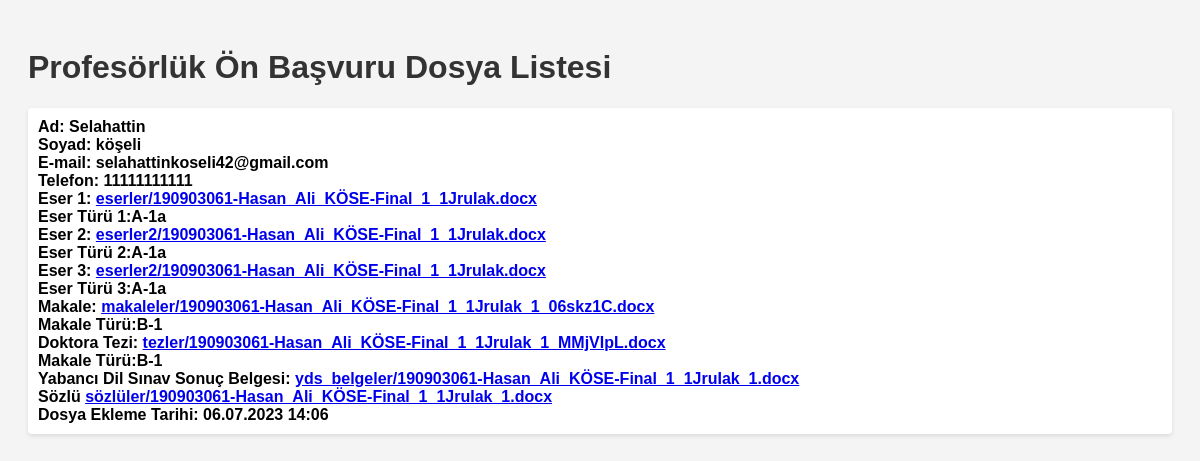
Screenshot of /opfile/opupload/ with the database file from the repository.
### opfile/models.py (models this page shows)
class Application(models.Model):
    CATEGORY_CHOICES1 = [
        ('A-1a', 'A-1a'),
        ('A-1b', 'A-1b'),
        ('A-2a', 'A-2a'),
        ('C-1', 'C-1')
        ]
    CATEGORY_CHOICES2=[
        ('B-1', 'B-1'),
        ('B-2', 'B-2'),
        ('D-1', 'D-1'),
        ('D-2', 'D-2'),
        ('E-1', 'E-1'),
        ('K', 'K'),
        ('L', 'L'),
        ('M', 'M'),
    ]
    ad = models.CharField(max_length=50,verbose_name="Ad")
    soyad = models.CharField(max_length=50,verbose_name="Soyad")
    email= models.EmailField(max_length=50,verbose_name="E-mail")
    telefon =models.CharField(max_length=50,verbose_name="Telefon")
    eser1= models.FileField(upload_to='eserler/',verbose_name="1.eser",default="")
    eser_türü1= models.CharField(max_length=10, choices=CATEGORY_CHOICES1,default="A1-a")
    eser2= models.FileField(upload_to='eserler2/',verbose_name="2.eser",default=" ")
    eser_türü2 = models.CharField(max_length=10, choices=CATEGORY_CHOICES1,default="A2-a")
    eser3 = models.FileField(upload_to='eserler3/',verbose_name="3.eser",default="")
    eser_türü3= models.CharField(max_length=10,choices=CATEGORY_CHOICES1,default="A3-a")
    makale = models.FileField(upload_to='makaleler/',default="")
    makale_türü = models.CharField(max_length=10, choices=CATEGORY_CHOICES2,verbose_name="Makale Türü",default="B-1")
    doktora_tezi = models.FileField(upload_to='tezler/', verbose_name="Doktora Tezi",default="")
    tez_türü = models.CharField(max_length=10, choices=CATEGORY_CHOICES2,verbose_name="Tez Türü",default="B-1")
    yds_belge = models.FileField(upload_to='yds_belgeler/',verbose_name="YDS sınav sonuç belgesi",default="")
    sözlü= models.FileField(upload_to='sözlüler/',verbose_name="Sözlü Sınav",default="")
    upload_date = models.DateTimeField(verbose_name="Yükleme Tarihi", default=timezone.now)

### opfile/views.py (the view)
# urls.py: path('opfile/opupload/',opfile_views.dupload,name="dupload"),
def dupload(request):
    basvurular = Application.objects.all()
    return render(request, 'opupload.html', {'basvurular': basvurular})

### templates/opupload.html (shortened to what this page needs)
<!DOCTYPE html>
<html>
<head>
</head>
<body>
    <h1>Profesörlük Ön Başvuru Dosya Listesi</h1>
    <ul>
        {% for basvuru in basvurular %}
            <li>
                <strong>Ad:</strong> {{ basvuru.ad }}<br>
                <strong>Soyad:</strong> {{ basvuru.soyad }}<br>
                <strong>E-mail:</strong> {{ basvuru.email }}<br>
                <strong>Telefon:</strong> {{ basvuru.telefon }}<br>
                <strong>Eser 1:</strong> <a href="{{ basvuru.eser1.url }}">{{ basvuru.eser1.name }}</a><br>
                <strong>Eser Türü 1:</strong>{{basvuru.eser_türü1 }}<br>
                <strong>Eser 2:</strong> <a href="{{ basvuru.eser2.url }}">{{ basvuru.eser2.name }}</a><br>
                 <strong>Eser Türü 2:</strong>{{basvuru.eser_türü2 }}<br>
                <strong>Eser 3:</strong> <a href="{{ basvuru.eser2.url }}">{{ basvuru.eser2.name }}</a><br>
                 <strong>Eser Türü 3:</strong>{{basvuru.eser_türü2 }}<br>
                <strong>Makale:</strong> <a href="{{ basvuru.makale.url }}">{{ basvuru.makale.name }}</a><br>
                 <strong>Makale Türü:</strong>{{basvuru.makale_türü }}<br>
                <strong>Doktora Tezi:</strong> <a href="{{ basvuru.doktora_tezi.url }}">{{ basvuru.doktora_tezi.name }}</a><br>
                 <strong>Makale Türü:</strong>{{basvuru.tez_türü}}<br>
                <strong>Yabancı Dil Sınav Sonuç Belgesi:</strong> <a href="{{ basvuru.yds_belge.url }}">{{ basvuru.yds_belge.name }}</a><br>
                <strong>Sözlü</strong> <a href="{{ basvuru.sözlü.url }}">{{ basvuru.sözlü.name }}</a><br>
                <strong>Dosya Ekleme Tarihi:</strong> {{ basvuru.upload_date|date:"d.m.Y H:i"}}
            </li>
        {% empty %}
            <li class="empty-message">Henüz dosya bulunmamaktadır.</li>
        {% endfor %}
    </ul>
</body>
</html>

### templates/opupload.html (style rules this page uses)
body { font-family: Arial, sans-serif; background-color: #f4f4f4; padding: 20px; }
h1 { color: #333; }
ul { list-style-type: none; padding: 0; }
li { margin-bottom: 10px; background-color: #fff; padding: 10px; border-radius: 4px; box-shadow: 0 2px 4px rgba(0, 0, 0, 0.1); }
li:first-child { font-weight: bold; }

### rows the page displays
Application: ad "Selahattin", soyad "köşeli", email "selahattinkoseli42@gmail.com", telefon "11111111111", eser1.name "eserler/190903061-Hasan_Ali_KÖSE-Final_1_1JruIak.docx", eser_türü1 "A-1a", eser2.name "eserler2/190903061-Hasan_Ali_KÖSE-Final_1_1JruIak.docx", eser_türü2 "A-1a", makale.name "makaleler/190903061-Hasan_Ali_KÖSE-Final_1_1JruIak_1_06skz1C.docx", makale_türü "B-1", doktora_tezi.name "tezler/190903061-Hasan_Ali_KÖSE-Final_1_1JruIak_1_MMjVIpL.docx", tez_türü "B-1", yds_belge.name "yds_belgeler/190903061-Hasan_Ali_KÖSE-Final_1_1JruIak_1.docx", sözlü.name "sözlüler/190903061-Hasan_Ali_KÖSE-Final_1_1JruIak_1.docx", upload_date "06.07.2023 14:06"
